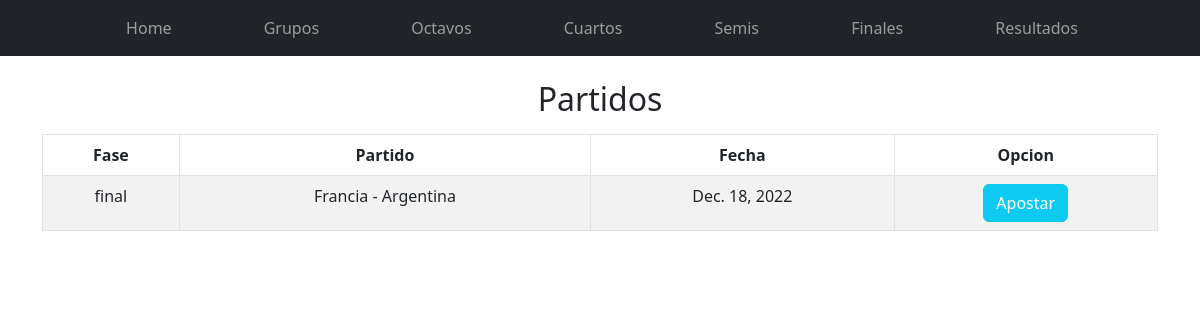
Page /finales/ on the committed database.
### Aplicaciones/Partidos/models.py (models this page shows, shortened)
class Partido(models.Model):
    clasificacion = models.CharField(max_length=50)
    equipos1 = models.ForeignKey(Equipo,default=None,on_delete=models.PROTECT,related_name="_equipos1")
    equipos2 = models.ForeignKey(Equipo,default=None,on_delete=models.PROTECT,related_name="_equipos2")
    marcador1 = models.CharField(max_length=2)
    marcador2 = models.CharField(max_length=2)
    fecha = models.DateField()

class Equipo(models.Model):
    pais = models.CharField(max_length=50)
    grupo = models.CharField(max_length=50)
    class Meta:
        ordering = ['grupo']

### Aplicaciones/Partidos/views.py (the view)
# urls.py: path('finales/',views.finales),
def finales(request):
    context={'partido': Partido.objects.filter(clasificacion='final')}
    return render(request, "gestionApuestasFinales.html",context)

### Aplicaciones/Partidos/templates/gestionApuestasFinales.html (shortened to what this page needs)
{% extends './base.html' %}
{% block body %}
<div class="row">
    <h2>Partidos</h2>
    <div class="table-responsive py-2">
        <table class="table table-striped table-bordered">
            <thead>
                <tr>
                    <th>Fase</th>
                    <th>Partido</th>
                    <th>Fecha</th>
                    <th>Opcion</th>
                </tr>
            </thead>
            <tbody>
                    {% for p in partido %}
                        <tr>
                            <td>{{p.clasificacion}}</td>
                            <td>{{p.equipos1.pais}} - {{p.equipos2.pais}}</td>
                            <td>{{p.fecha}}</td>
                            <td><a href="registrarApuesta/{{p.id}}" class="btn btn-info text-white">Apostar</a></td>
                        </tr>
                    {% endfor %}
            </tbody>
        </table>
    </div>
</div>
{% endblock %}

### Aplicaciones/Partidos/static/css/gestionApuestas.css (style rules this page uses)
thead,tbody { text-align: center; vertical-align: middle; }
h2,h3 { text-align: center; }

### rows in the picture
Partido: clasificacion "final", equipos1.pais "Francia", equipos2.pais "Argentina", fecha "Dec. 18, 2022"
